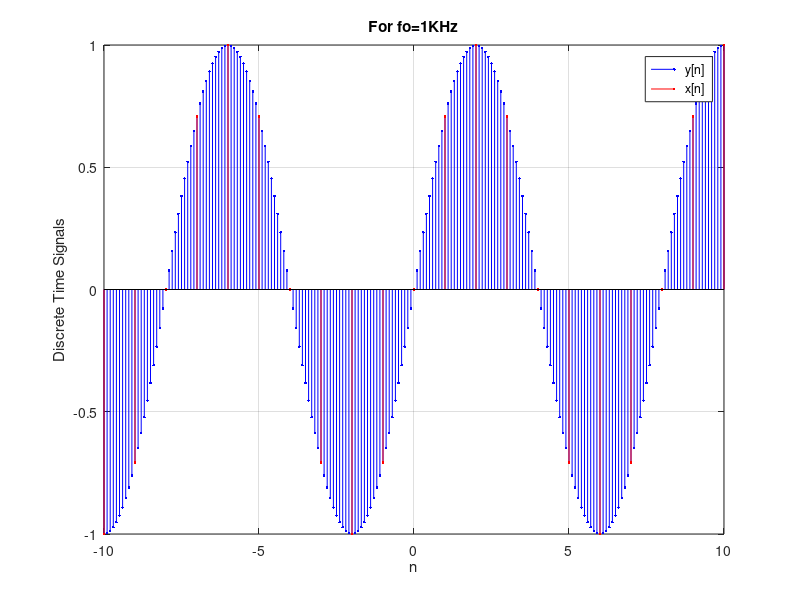

Reproduce this figure in MATLAB.
n=-10:1:10;
p=-10:0.1:10;
x=sin(2*pi*(1/8)*n);
y=sin(2*pi*(1/8)*p);
stem(p,y,'b.-')
hold on 
stem(n,x,'r.-')
xlim([-10.0 10.0])
ylim([-1.00 1.00])
grid on
title('For fo=1KHz')
xlabel('n')
xlim([-10.0 10.0])
ylim([-1.00 1.00])
legend({'y[n]','x[n]'})
ylabel('Discrete Time Signals')

